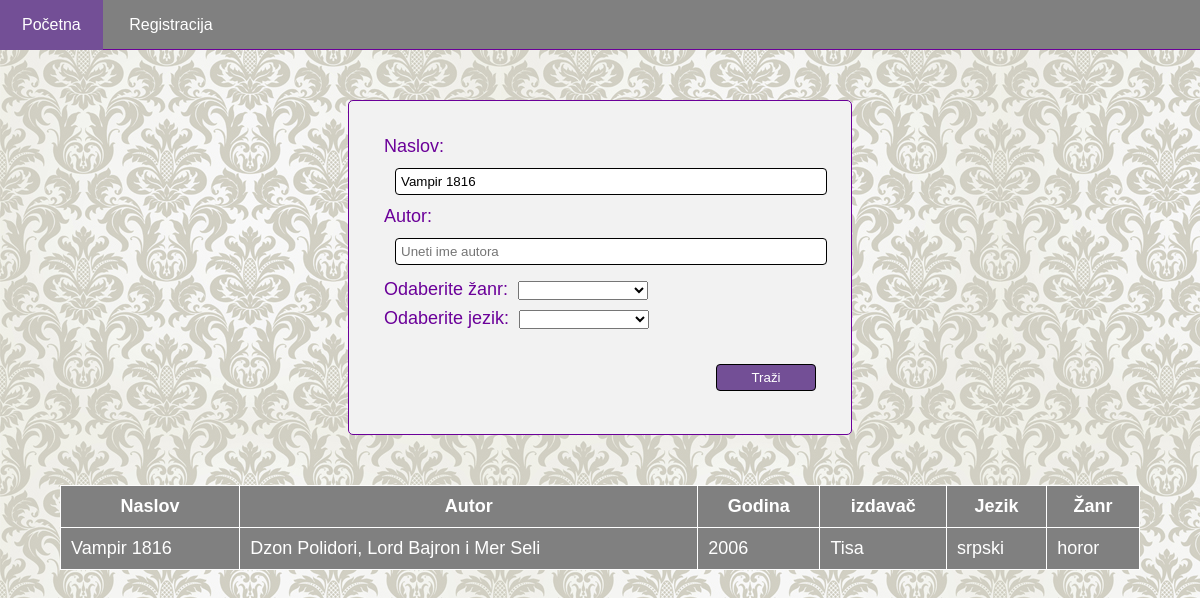
Page /search.php?title=Vampir 1816 on the committed database.
### tables this page shows
CREATE TABLE `knjige` (
  `id` int(11) NOT NULL,
  `naslov` varchar(100) NOT NULL,
  `autor` varchar(100) NOT NULL,
  `godina` varchar(10) NOT NULL,
  `izdavac` varchar(30) NOT NULL,
  `jezik` int(10) NOT NULL,
  `zanrovi` int(10) NOT NULL
);

CREATE TABLE `jezik` (
  `id` int(11) NOT NULL,
  `jezici` varchar(20) NOT NULL
);

CREATE TABLE `zanr` (
  `id` int(11) NOT NULL,
  `naziv_zanra` varchar(50) NOT NULL
);

### search.php (the view, shortened to what this page needs)
<?php
require_once 'header.php';
$db = new DB();
$conn = $db->getConnection();
$sql = "SELECT * FROM zanr";
$result = $conn->query($sql);
$genre = $result->fetchall(PDO::FETCH_ASSOC);
$sql = "SELECT * FROM jezik";
$result = $conn->query($sql);
$language = $result->fetchall(PDO::FETCH_ASSOC);
?>
<div id="search">
<form method="get" action="<?php echo $_SERVER['PHP_SELF']; ?>">
     Naslov: <input type="text" name="title" placeholder="Uneti naslov za pretragu" value="<?php if(!empty($_GET['title'])) echo $_GET['title']; ?>"><br>
      Autor: <input type="text" name="author" placeholder="Uneti ime autora" value="<?php if(!empty($_GET['author'])) echo $_GET['author']; ?>"><br>
      Odaberite žanr:
      	<select name="genre">
		<option value=""> </option>
		       <?php foreach($genre as $g)
		         if($_GET['genre'] === $g['id']) :
		                 echo "<option value='" . $g['id'] . "'selected> " . $g['naziv_zanra'] . "</option>";
                 else :
		                 echo "<option value='" . $g['id'] . "'> " . $g['naziv_zanra'] . "</option>";
		         endif;
		        ?>
      </select><br>
      Odaberite jezik:
    <select name="lang">
    	<option value=""></option>
    		   <?php foreach($language as $l)
		         if($_GET['language'] === $l['id']) :
		                 echo "<option value='" . $l['id'] . "'selected> " . $l['jezici'] . "</option>";
                 else :
		                 echo "<option value='" . $l['id'] . "'> " . $l['jezici'] . "</option>";
		         endif;
		        ?>
    	</select><br>
      <input type="submit" value="Traži">
</form>
</div>
<?php
try{
            $sql = "SELECT kn.naslov, kn.autor, kn.godina, kn.izdavac, j.jezici , z.naziv_zanra
			FROM knjige as kn
			LEFT JOIN jezik as j ON kn.jezik = j.id
			LEFT JOIN zanr as z on kn.zanrovi = z.id ";
			if(isset($_GET['title']) && strlen($_GET['title']) > 0 ){
				$title = $_GET['title'];
				$sql .= " WHERE naslov LIKE '%$title%'";
			}
			 $result = $conn->query($sql);
			 if ( $result->rowCount() > 0 ){
				 echo "<table border=1><tr><th>Naslov</th><th>Autor</th><th>Godina</th><th>izdavač</th><th>Jezik</th><th> Žanr</th></tr>";
				 foreach ($result as $row){
						echo "<tr>";
							echo "<td>". $row['naslov'] . "</td>";
							echo "<td>". $row['autor'] . "</td>";
							echo "<td>". $row['godina'] . "</td>";
							echo "<td>". $row['izdavac'] . "</td>";
							echo "<td>". $row['jezici'] . "</td>";
							echo "<td>". $row['naziv_zanra'] . "</td>";
				}
				 echo "</table>";
				 echo "<br>";
				}
			 else
				 echo "<p>U bazi nema podataka koji odgovaraju traženom kriterijumu, molimo Vas pokušajte ponovo!</p>";
		}
		catch(PDOException $e)
		{
			echo "Bezuspesna konekcija: " . $e->getMessage();
		}
require_once 'footer.php';
?>

### css/style.css (style rules this page uses)
* { margin: 0; padding: 0; box-sizing: border-box; }
body { background-image: url('images/pozadina5.jpg'); font-family: Arial, Helvetica, sans-serif; }
input[type="text"] { border: 1px solid black; border-radius: 4px; display: inline-block; margin: 11px; text-indent: 5px; line-height: 25px; width: 100%; }
#search { border: 1px solid #6b0099; border-radius: 5px; width: 42%; height: 335px; margin: 50px auto; background-color: #f2f2f2; padding: 35px; color: #6b0099; font-size: 18px; }
#search select { width: 30%; margin: 5px; }
#search input[type="submit"] { background-color: #734F96; border: 1px solid black; border-radius: 4px; color: #fff; width: 100px; padding: 5px 10px; margin-top: 30px; float: right; }
table { border-collapse: collapse; margin: 50px auto; width: 90%; border: 1px solid #fff; }
table tr { background-color: #808080; color: #fff; }
table td,th { padding: 10px; font-size: 18px; }

### rows in the picture
knjige: naslov "Vampir 1816", autor "Dzon Polidori, Lord Bajron i Mer Seli", godina "2006", izdavac "Tisa", jezik.jezici "srpski", zanrovi.naziv_zanra "horor"
